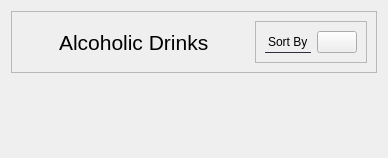
         <widget class="QWidget" name="alcoholInvPage">
          <layout class="QVBoxLayout" name="verticalLayout_41">
           <item alignment="Qt::AlignTop">
            <widget class="QFrame" name="headerFrame_5">
             <property name="styleSheet">
              <string notr="true">QFrame{
	border-bottom: 1px solid rgb(131, 142, 162);
}
QLabel{
border: none
}</string>
             </property>
             <property name="frameShape">
              <enum>QFrame::StyledPanel</enum>
             </property>
             <property name="frameShadow">
              <enum>QFrame::Raised</enum>
             </property>
             <layout class="QHBoxLayout" name="horizontalLayout_41">
              <item alignment="Qt::AlignLeft">
               <widget class="QPushButton" name="backBtn_2">
                <property name="styleSheet">
                 <string notr="true">border: none;</string>
                </property>
                <property name="text">
                 <string/>
                </property>
                <property name="icon">
                 <iconset resource="../Images/resources.qrc">
                  <normaloff>:/white /White Icons/arrow-left-circle.svg</normaloff>:/white /White Icons/arrow-left-circle.svg</iconset>
                </property>
                <property name="iconSize">
                 <size>
                  <width>30</width>
                  <height>30</height>
                 </size>
                </property>
               </widget>
              </item>
              <item>
               <widget class="QLabel" name="label_66">
                <property name="font">
                 <font>
                  <pointsize>16</pointsize>
                 </font>
                </property>
                <property name="text">
                 <string>Alcoholic Drinks</string>
                </property>
               </widget>
              </item>
              <item>
               <spacer name="horizontalSpacer">
                <property name="orientation">
                 <enum>Qt::Horizontal</enum>
                </property>
                <property name="sizeHint" stdset="0">
                 <size>
                  <width>40</width>
                  <height>20</height>
                 </size>
                </property>
               </spacer>
              </item>
              <item alignment="Qt::AlignRight">
               <widget class="QFrame" name="frame_33">
                <property name="styleSheet">
                 <string notr="true">border-bottom: 1px solid rgb(44, 49, 60)</string>
                </property>
                <property name="frameShape">
                 <enum>QFrame::StyledPanel</enum>
                </property>
                <property name="frameShadow">
                 <enum>QFrame::Raised</enum>
                </property>
                <layout class="QHBoxLayout" name="horizontalLayout_42">
                 <item>
                  <widget class="QLabel" name="label_67">
                   <property name="text">
                    <string>Sort By</string>
                   </property>
                  </widget>
                 </item>
                 <item>
                  <widget class="QPushButton" name="sortBtn_2">
                   <property name="text">
                    <string/>
                   </property>
                   <property name="icon">
                    <iconset resource="../Images/resources.qrc">
                     <normaloff>:/white /White Icons/sliders.svg</normaloff>:/white /White Icons/sliders.svg</iconset>
                   </property>
                   <property name="iconSize">
                    <size>
                     <width>24</width>
                     <height>24</height>
                    </size>
                   </property>
                  </widget>
                 </item>
                </layout>
               </widget>
              </item>
             </layout>
            </widget>
           </item>
           <item>
            <widget class="QScrollArea" name="scrollArea_3">
             <property name="styleSheet">
              <string notr="true">border:none;
color: rgb(44, 49, 60);</string>
             </property>
             <property name="widgetResizable">
              <bool>true</bool>
             </property>
             <widget class="QWidget" name="alcoholScrollAreaWidgetContents">
              <property name="geometry">
               <rect>
                <x>0</x>
                <y>0</y>
                <width>756</width>
                <height>304</height>
               </rect>
              </property>
             </widget>
            </widget>
           </item>
          </layout>
         </widget>
